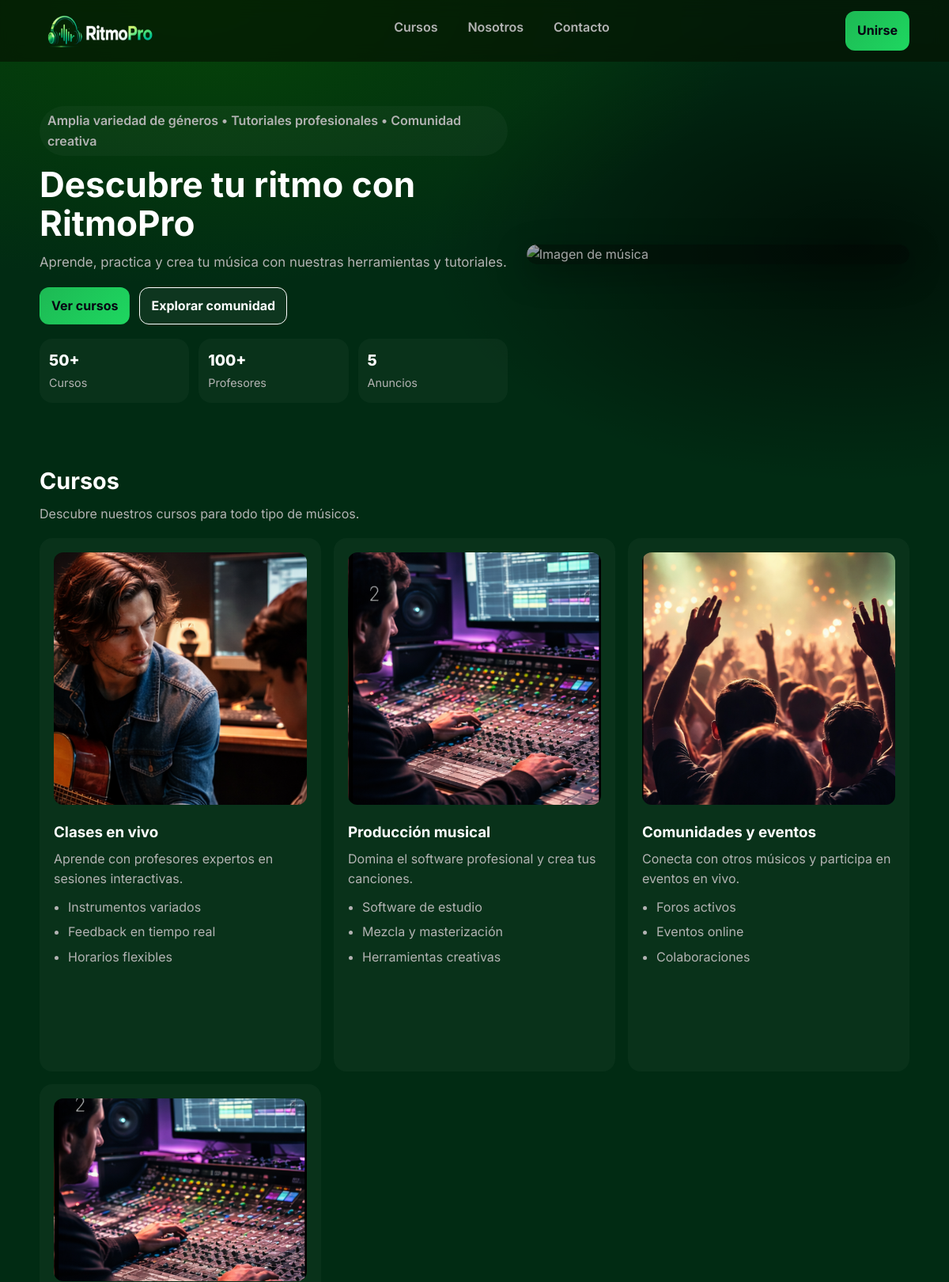
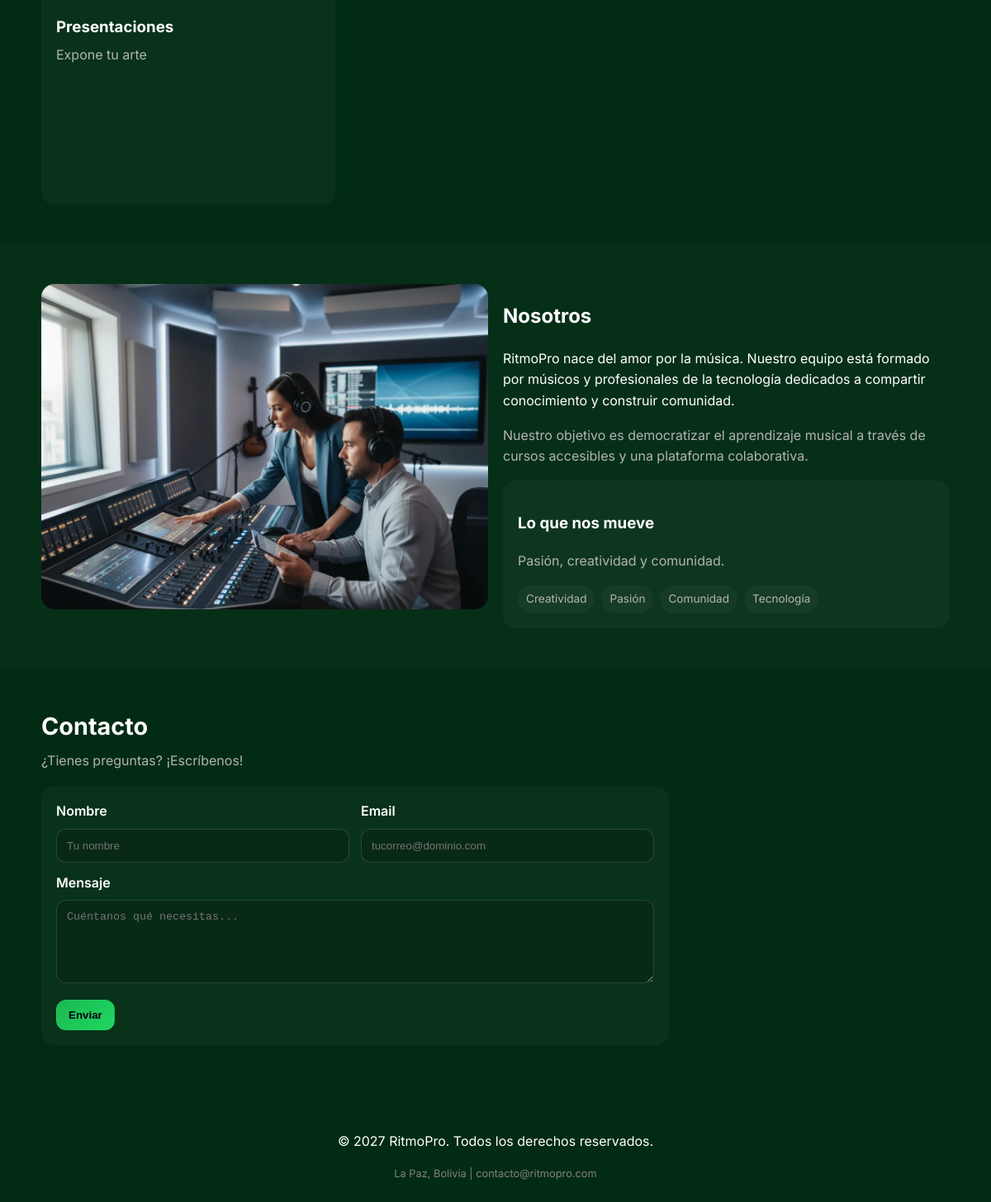
The page / on the database its author committed (2 pictures, top to bottom).
### tables this page shows
CREATE TABLE hero (
    id INTEGER PRIMARY KEY AUTOINCREMENT,
    titulo TEXT NOT NULL,
    descripcion TEXT,
    boton_1_texto TEXT,
    boton_1_url TEXT,
    boton_2_texto TEXT,
    boton_2_url TEXT,
    imagen TEXT,
    mensaje_superior TEXT
);

CREATE TABLE estadisticas (
    id INTEGER PRIMARY KEY AUTOINCREMENT,
    nombre TEXT NOT NULL,
    valor TEXT NOT NULL,
    orden INTEGER DEFAULT 1
);

CREATE TABLE cursos (
    id INTEGER PRIMARY KEY AUTOINCREMENT,
    titulo TEXT NOT NULL,
    descripcion TEXT,
    imagen TEXT,
    estado INTEGER DEFAULT 1,
    orden INTEGER DEFAULT 1
);

CREATE TABLE curso_caracteristicas (
    id INTEGER PRIMARY KEY AUTOINCREMENT,
    curso_id INTEGER NOT NULL,
    caracteristica TEXT NOT NULL,
    orden INTEGER DEFAULT 1,
    FOREIGN KEY (curso_id) REFERENCES cursos(id) ON DELETE CASCADE
);

CREATE TABLE nosotros (
    id INTEGER PRIMARY KEY AUTOINCREMENT,
    titulo TEXT NOT NULL,
    descripcion_1 TEXT,
    descripcion_2 TEXT,
    subtitulo TEXT,
    resumen TEXT,
    imagen TEXT
);

CREATE TABLE valores (
    id INTEGER PRIMARY KEY AUTOINCREMENT,
    nombre TEXT NOT NULL,
    orden INTEGER DEFAULT 1
);

CREATE TABLE configuracion_sitio (
    id INTEGER PRIMARY KEY AUTOINCREMENT,
    nombre_sitio TEXT NOT NULL,
    tagline TEXT,
    footer_texto TEXT,
    email_contacto TEXT,
    telefono_contacto TEXT,
    direccion_contacto TEXT
);

### app.py (the view)
@app.route('/')
def index():
    conn = get_db_connection()
    configuracion = conn.execute("SELECT * FROM configuracion_sitio LIMIT 1").fetchone()
    hero = conn.execute("SELECT * FROM hero LIMIT 1").fetchone()
    cursos = conn.execute("SELECT * FROM cursos WHERE estado = 1 ORDER BY orden ASC").fetchall()
    caracteristicas_db = conn.execute("SELECT * FROM curso_caracteristicas ORDER BY orden ASC").fetchall()
    caracteristicas_por_curso = {}
    for fila in caracteristicas_db:
        id_curso = fila['curso_id']
        if id_curso not in caracteristicas_por_curso:
            caracteristicas_por_curso[id_curso] = []
        caracteristicas_por_curso[id_curso].append(fila['caracteristica'])
    estadisticas = conn.execute("SELECT * FROM estadisticas ORDER BY orden").fetchall()
    nosotros = conn.execute("SELECT * FROM nosotros LIMIT 1").fetchone()
    valores = conn.execute("SELECT * FROM valores ORDER BY orden").fetchall()
    conn.close()
    return render_template('index.html',
                           configuracion=configuracion,
                           hero=hero,
                           cursos=cursos,
                           estadisticas=estadisticas,
                           nosotros=nosotros,
                           valores=valores,
                           caracteristicas_por_curso=caracteristicas_por_curso) # Enviamos el diccionario

### app.py (called while the page is built)
def get_db_connection():
    conn = sqlite3.connect(DATABASE)
    conn.row_factory = sqlite3.Row
    return conn

### templates/index.html (shortened to what this page needs)
<!DOCTYPE html>
<html lang="es">
<head>
    <link rel="stylesheet" href="{{ url_for('static', filename='css/styles.css') }}" />
</head>
<body>
    <header class="site-header">
        <div class="container header-inner">
            <a class="brand" href="#">
                <img width="150px" height="50px" class="logo" src="{{ url_for('static', filename='images/logo/logo.png') }}" alt="Ritmo">
            </a>
            <nav class="nav">
                <a href="#servicios">Cursos</a>
                <a href="#nosotros">Nosotros</a>
                <a href="#contacto">Contacto</a>
            </nav>
            <a href="#" class="btn btn-primary">Unirse</a>
        </div>
    </header>
    <main>
        <section class="hero" >
        <div class=" container hero-inner">
            <div class="hero-copy">
                <p class="pill">
                   {{ hero["mensaje_superior"] }}
                </p>
                <h1>{{ hero["titulo"] }}</h1>
                <p class="lead">
                    {{ hero["descripcion"] }}
                </p>
                <div class="hero-actions">
                    <a class="btn btn-primary" href="{{ hero['boton_1_url'] }}">{{ hero["boton_1_texto"] }}</a>
                    <a class="btn btn-ghost" href="{{ hero['boton_2_url'] }}">{{ hero["boton_2_texto"] }}</a>
                </div>
                <div class="hero-metrics">
                    {% for est in estadisticas %}
                    <div class="metric">
                        <span class="metric-num">{{ est["valor"] }}</span>
                        <span class="metric-label">{{ est["nombre"] }}</span>
                    </div>
                    {% endfor %}
                </div>
            </div>
            <div class="hero-card hero-card-img">
                <img src="{{ url_for('static', filename='images/musica/hero-placeholder.png') }}" alt="Imagen de música" />
            </div>
            </div>
        </section>
        <section id="servicios" class="section">
            <div class="container">
                <header class="section-head">
                    <h2>Cursos</h2>
                    <p>Descubre nuestros cursos para todo tipo de músicos.</p>
                </header>
                <div class="grid-3">
                    {% for curso in cursos %}
                    <article class="card">
                        <img src="{{ url_for('static', filename=curso['imagen']) }}" alt="{{ curso['titulo'] }}" />
                        <h3>{{ curso["titulo"] }}</h3>
                        <p>{{ curso["descripcion"] }}</p>
                        {% if curso["id"] in caracteristicas_por_curso %}
                        <ul class="list">
                            {% for caracteristica in caracteristicas_por_curso[curso["id"]] %}
                            <li>{{ caracteristica }}</li>
                            {% endfor %}
                        </ul>
                        {% endif %}
                    </article>
                    {% endfor %}
                </div>
            </div>
        </section>
        <section id="nosotros" class="section alt">
            <div class="container split">
                <div class="about-gallery">
                    <img src="{{ url_for('static', filename='images/nosotros/nosotros.jpg') }}" alt="Equipo creativo produciendo música en estudio" />
                </div>
                <div class="about-content">
                    <h2>{{ nosotros["titulo"] }}</h2>
                    <p>{{ nosotros["descripcion_1"] }}</p>
                    <p class="muted">{{ nosotros["descripcion_2"] }}</p>
                    <div class="panel about-panel">
                        <h3>{{ nosotros["subtitulo"] }}</h3>
                        <p class="muted">{{ nosotros["resumen"] }}</p>
                        <div class="tags">
                            {% for val in valores %}
                            <span class="tag">{{ val["nombre"] }}</span>
                            {% endfor %}
                        </div>
                    </div>
                </div>
            </div>
        </section>
      <section id="contacto" class="section">
        <div class="container">
          <header class="section-head">
            <h2>Contacto</h2>
            <p>¿Tienes preguntas? ¡Escríbenos!</p>
          </header>
          <form class="form" action="/contacto" method="POST">
            <div class="form-row">
              <label>
                Nombre
                <input
                  type="text"
                  name="nombre"
                  placeholder="Tu nombre"
                  required
                />
              </label>
              <label>
                Email
                <input
                  type="email"
                  name="email"
                  placeholder="tucorreo@dominio.com"
                  required
                />
              </label>
            </div>
            <label>
              Mensaje
              <textarea
                name="mensaje"
                rows="5"
                placeholder="Cuéntanos qué necesitas..."
                required
              ></textarea>
            </label>
            <button class="btn btn-primary" type="submit">Enviar</button>
          </form>
        </div>
      </section>
    </main>
    <footer>
    <div class="container" style="text-align: center; padding: 40px 0;">
        <p>{{ configuracion["footer_texto"] }}</p>
        <p style="font-size: 0.8em; color: gray; margin-top: 10px;">
            {{ configuracion["direccion_contacto"] }} | {{ configuracion["email_contacto"] }}
        </p>
    </div>
    </footer>
</body>
</html>

### rows shown on the page
hero: mensaje_superior "Amplia variedad de géneros • Tutoriales profesionales • Comunidad creativa", titulo "Descubre tu ritmo con RitmoPro", descripcion "Aprende, practica y crea tu música con nuestras herramientas y tutoriales.", boton_1_texto "Ver cursos", boton_2_texto "Explorar comunidad"
estadisticas: valor "50+", nombre "Cursos"
estadisticas: valor "100+", nombre "Profesores"
estadisticas: valor "5", nombre "Anuncios"
cursos: imagen (picture), titulo "Clases en vivo", descripcion "Aprende con profesores expertos en sesiones interactivas."
curso_caracteristicas: caracteristica "Instrumentos variados"
curso_caracteristicas: caracteristica "Feedback en tiempo real"
curso_caracteristicas: caracteristica "Horarios flexibles"
cursos: imagen (picture), titulo "Producción musical", descripcion "Domina el software profesional y crea tus canciones."
curso_caracteristicas: caracteristica "Software de estudio"
curso_caracteristicas: caracteristica "Mezcla y masterización"
curso_caracteristicas: caracteristica "Herramientas creativas"
cursos: imagen (picture), titulo "Comunidades y eventos", descripcion "Conecta con otros músicos y participa en eventos en vivo."
curso_caracteristicas: caracteristica "Foros activos"
curso_caracteristicas: caracteristica "Eventos online"
curso_caracteristicas: caracteristica "Colaboraciones"
cursos: imagen (picture), titulo "Presentaciones", descripcion "Expone tu arte"
nosotros: titulo "Nosotros", descripcion_1 "RitmoPro nace del amor por la música. Nuestro equipo está formado por músicos y profesionales de la tecnología dedicados a compartir conocimiento y construir comunidad.", descripcion_2 "Nuestro objetivo es democratizar el aprendizaje musical a través de cursos accesibles y una plataforma colaborativa.", subtitulo "Lo que nos mueve", resumen "Pasión, creatividad y comunidad."
valores: nombre "Creatividad"
valores: nombre "Pasión"
valores: nombre "Comunidad"
valores: nombre "Tecnología"
configuracion_sitio: footer_texto "© 2027 RitmoPro. Todos los derechos reservados.", direccion_contacto "La Paz, Bolivia", email_contacto "contacto@ritmopro.com"
